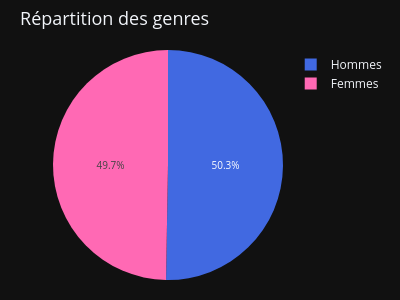

Here is the notebook cell this chart was saved with:
### Markdown cell above
---

## Partie 1 — Analyse des participants présents dans l'étude

### Genre des participants

Dans ce dataset, nous avons décompté un total de 551 participants distincts : 274 femmes (49,7%) et 277 hommes (50,3%).

### Code cell
participants = df.drop_duplicates('iid').copy()
mask_participants_waves6to9 = participants["wave"].isin([6, 7, 8, 9])

nb_participants = participants.shape[0]
nb_waves = df['wave'].nunique()
nb_males = participants[participants['gender'] == 1].shape[0]
nb_females = participants[participants['gender'] == 0].shape[0]

print(f"Nombre de participants uniques: {nb_participants}")
print(f"Nombre de sessions : {nb_waves}\n")
print(f"Répartition des genres:")
print(f"\tFemmes :  {nb_females}")
print(f"\tHommes :  {nb_males}\n")

participants_pie = (
    participants['gender']
    .map(GENDER_LABELS)
    .value_counts()
    .reset_index()
    .rename(columns={"gender": "Genre", "count": "Effectif"})
)

fig = px.pie(
    participants_pie,
    names="Genre",
    values="Effectif",
    title="Répartition des genres",
    color="Genre",
    color_discrete_map=GENDER_COLORS_FROM_LABELS,
    width=400,
    height=300
)
fig.update_layout(margin=dict(t=50, b=20, l=50, r=20))
fig.show()

### Figure 1 — Plotly figure (JSON) as saved in the notebook; plotly's stock layout.template omitted (floating-point values rounded to 4 significant figures)
{"data": [{"customdata": [["Hommes"], ["Femmes"]], "domain": {"x": [0.0, 1.0], "y": [0.0, 1.0]}, "hovertemplate": "Genre=%{customdata[0]}<br>Effectif=%{value}<extra></extra>", "labels": ["Hommes", "Femmes"], "legendgroup": "", "marker": {"colors": ["royalblue", "hotpink"]}, "name": "", "showlegend": true, "values": [277, 274], "type": "pie"}], "layout": {"legend": {"tracegroupgap": 0}, "title": {"text": "Répartition des genres"}, "height": 300, "width": 400, "margin": {"t": 50, "b": 20, "l": 50, "r": 20}}}
